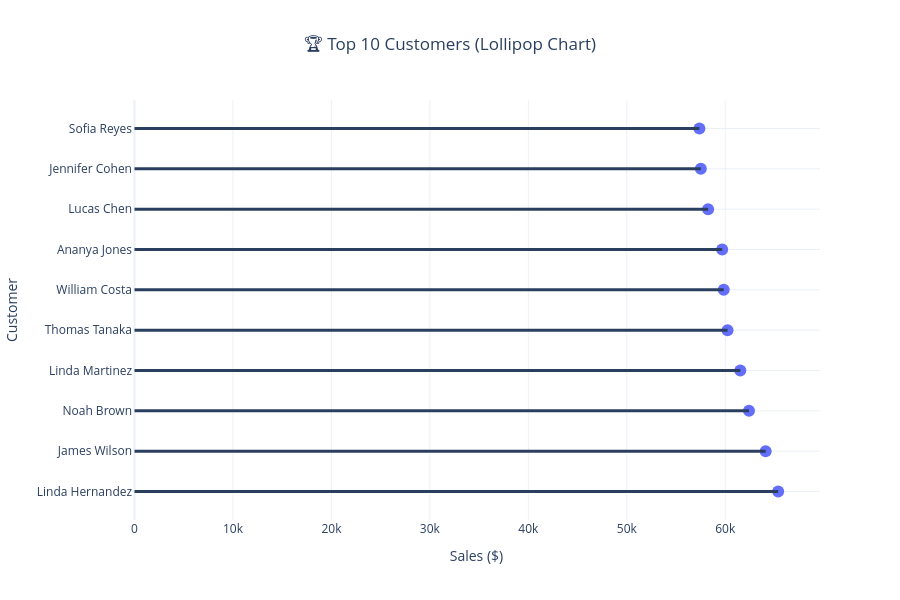

Notebook source saved alongside this figure:
### Code cell
fig = go.Figure()

fig.add_trace(go.Scatter(
    x=top_customers["Sales"],
    y=top_customers["CustomerName"],
    mode='markers',
    marker=dict(size=12),
    showlegend=False
))

for i in range(len(top_customers)):
    fig.add_shape(
        type='line',
        x0=0,
        y0=i,
        x1=top_customers["Sales"].iloc[i],
        y1=i,
        line=dict(width=3)
    )

fig.update_layout(
    title="🏆 Top 10 Customers (Lollipop Chart)",
    title_x=0.5,
    template="plotly_white",
    height=600,
    xaxis_title="Sales ($)",
    yaxis_title="Customer"
)

fig.show()

### Figure 1 — Plotly figure (JSON) as saved in the notebook; plotly's stock layout.template omitted (floating-point values rounded to 4 significant figures)
{"data": [{"marker": {"size": 12}, "mode": "markers", "showlegend": false, "type": "scatter", "x": [65370.0, 64100.0, 62410.0, 61530.0, 60230.0, 59840.0, 59690.0, 58260.0, 57520.0, 57370.0], "y": ["Linda Hernandez", "James Wilson", "Noah Brown", "Linda Martinez", "Thomas Tanaka", "William Costa", "Ananya Jones", "Lucas Chen", "Jennifer Cohen", "Sofia Reyes"]}], "layout": {"height": 600, "shapes": [{"line": {"width": 3}, "type": "line", "x0": 0, "x1": 65370.0, "y0": 0, "y1": 0}, {"line": {"width": 3}, "type": "line", "x0": 0, "x1": 64100.0, "y0": 1, "y1": 1}, {"line": {"width": 3}, "type": "line", "x0": 0, "x1": 62410.0, "y0": 2, "y1": 2}, {"line": {"width": 3}, "type": "line", "x0": 0, "x1": 61530.0, "y0": 3, "y1": 3}, {"line": {"width": 3}, "type": "line", "x0": 0, "x1": 60230.0, "y0": 4, "y1": 4}, {"line": {"width": 3}, "type": "line", "x0": 0, "x1": 59840.0, "y0": 5, "y1": 5}, {"line": {"width": 3}, "type": "line", "x0": 0, "x1": 59690.0, "y0": 6, "y1": 6}, {"line": {"width": 3}, "type": "line", "x0": 0, "x1": 58260.0, "y0": 7, "y1": 7}, {"line": {"width": 3}, "type": "line", "x0": 0, "x1": 57520.0, "y0": 8, "y1": 8}, {"line": {"width": 3}, "type": "line", "x0": 0, "x1": 57370.0, "y0": 9, "y1": 9}], "title": {"text": "🏆 Top 10 Customers (Lollipop Chart)", "x": 0.5}, "xaxis": {"title": {"text": "Sales ($)"}}, "yaxis": {"title": {"text": "Customer"}}}}
